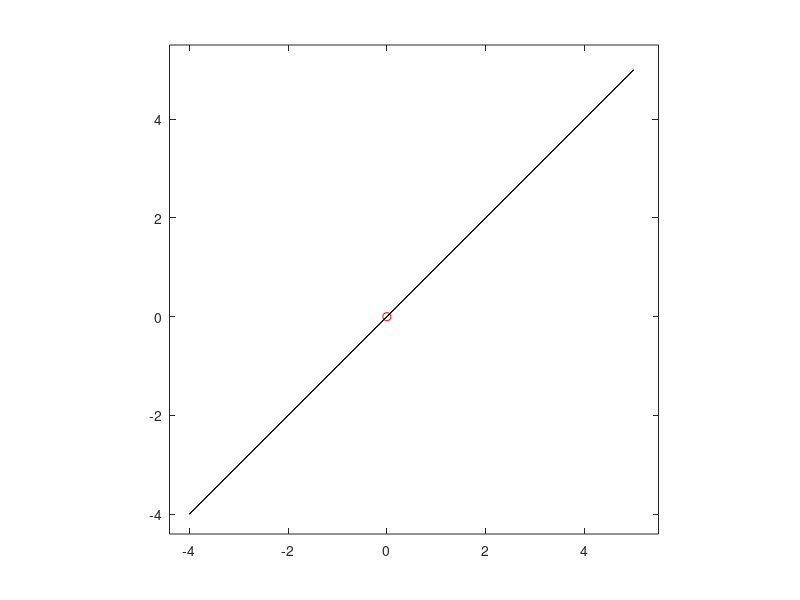

Source code (MATLAB):
%***************M-S-R[O]***************
points=[];%Creation of the "points" variable
%Assuming centre is not P(0,0)
#printf("Centre's X: ");%Ask for the centre X value
#variableXtemp=input(' ');%Read and store the input given by the user
#printf("Centre's Y: ");%Ask for the centre Y value
#variableYtemp=input(' ');%Read and store the input given by the user
#centre=[variableXtemp variableYtemp];%Assign the centre variable the coordinates determined by the user
%Otherwise
centre=[0 0];%Created variable centre with given coordinates (0,0)
printf("Initial Vector's Starting X: ");%Ask for the starting X value of the initial vector
variableXtemp=input(' ');%Read and store the input given by the user
printf("Initial Vector's Starting Y: ");%Ask for the starting Y value of the initial vector
variableYtemp=input(' ');%Read and store the input given by the user
FirstPoint=[variableXtemp variableYtemp];%Create "FirstPoint" variable to store the coordinates of the specified point
printf("Initial Vector's Final X: ");%Ask for the final X value of the initial vector
variableXtemp=input(' ');%Read and store the input given by the user
printf("Initial Vector's Final Y: ");%Ask for the final Y value of the initial vector
variableYtemp=input(' ');%Read and store the input given by the user
SecondPoint=[variableXtemp variableYtemp];%Create "SecondPoint" variable to store the coordinates of the specified point 
%All necessary data has been introduced to the system at this point
%Representation of the centre and the initial vector
axis on;%Show axis in the plot screen
plot([centre(1,1)],[centre(1,2)], 'ro')%Represent the centre with an O and coloured red
hold on;%Maintain the former plots in the screen
plot ([FirstPoint(1,1) SecondPoint(1,1)],[FirstPoint(1,2) SecondPoint(1,2)],'r')%represent the initial vector coloured red
axis equal;%Make both axis have the same scale
axis([-25 25 -25 25]);%Make both axis represent from a determined value to another
InitialPoint=FirstPoint;%Assign the initial vector's tail coordinates to the new variable "InitialPoint"
FinalPoint=SecondPoint;%Assign the final vector's head coordinates to the new variable "FinalPoint"
accelerations=[];%Create the "accelerations" variable
angles=[];%Create the "angles" variable 
longitudes=[];%Create the "longitudes" variable
MaxXPoint=0;
MinXPoint=0;
MaxYPoint=0;
MinYPoint=0;
k=1000;%Create "k" variable (number of steps are going to be computed)
points=[points;InitialPoint];
accelerations=[accelerations;0 0];
angles=[angles;0];
longitudes=[longitudes;0 0];
for i=1:k %Creation of a for loop to repeat the process of finding new vectors and representing
  Xpoint=FinalPoint(1,1);%Assign the "FinalPoint" X value to "Xpoint" variable
  if Xpoint<0%Creation of an if statement to check if "Xpoint" is smaller than 0
    Xpoint=Xpoint*-1;%If "Xpoint" is smaller than 0 it is multiplied by -1
  endif%Close the if statement
  Ypoint=FinalPoint(1,2);%Assign the "FinalPoint" Y value to "Ypoint" variable
  if Ypoint<0%Creation of an if statement to check if "Ypoint" is smaller than 0
    Ypoint=Ypoint*-1;%If "Ypoint" is smaller than 0 it is multiplied by -1
  endif%Close the if statement
  Theta=asin(Ypoint/sqrt(power(Xpoint,2)+power(Ypoint,2)));%Creation of "Theta" variable and assign the value of the slope angle of the line through the center and the current vector's head
  a=[0 0];%Creation the "a" (acceleration) vector and assign the value of (0,0)
  if (Theta<=deg2rad(67.5))&&(Theta>=deg2rad(22.5))%Creation of an if statement to check if "Theta" is smaller or equal to 67.5deg and smaller or equal to 22.5deg
    a=[1 1];%In case "Theta" is bigger or equal to 22.5deg and smaller or equal to 67.5deg, "a" is assigned the value of (1,1)
  endif%Close the if statement
  if Theta<deg2rad(22.5)%Creation of an if statement to check if "Theta" is smaller than 22.5deg
    a=[1 0];%In case "Theta" is smaller than 22.5deg, "a" is assigned the value of (1,0)
  endif%Close the if statement
  if Theta>deg2rad(67.5)%Creation of an if statement to check if "Theta" is bigger than 67.5deg
    a=[0 1];%In case "Theta" is bigger than 67.5deg, "a" is assigned the value of (0,1)
  endif%Close the if statement
  if FinalPoint(1,2)>0%Creation of an if statement to check if the Y value of "FinalPoint" is bigger than 0
    a(1,2)=a(1,2)*-1;%In case the Y value of "FinalPoint" is bigger than 0, Y component of the acceleration is multiplied by -1  
  endif%Close the if statement
  if FinalPoint(1,1)>0%Creation of an if statement to check if the X value of "FinalPoint" is bigger than 0
    a(1,1)=a(1,1)*-1;%In case the X value of "FinalPoint" is bigger than 0, X component of the acceleration is multiplied by -1
  endif%Close the if statement
  longitudes=[longitudes;FinalPoint(1,1)-InitialPoint(1,1) FinalPoint(1,2)-InitialPoint(1,2)];%Add the X and Y longitudes vectorized to the "longitudes" variable
  points=[points;FinalPoint];%Add "FinalPoint" to the "points" variable
  accelerations=[accelerations;a];%Add "a" to the "accelerations" variable
  angles=[angles;Theta];%Add "Theta" to the "angles" variable 
  if FinalPoint(1,1)>MaxXPoint
    MaxXPoint=FinalPoint(1,1);
  endif
  if FinalPoint(1,1)<MinXPoint
    MinXPoint=FinalPoint(1,1);
  endif
  if FinalPoint(1,2)>MaxYPoint
    MaxYPoint=FinalPoint(1,2);
  endif
  if FinalPoint(1,2)<MinYPoint
    MinYPoint=FinalPoint(1,2);
  endif  
  NewPoint=[2*FinalPoint(1,1)-InitialPoint(1,1)+a(1,1) 2*FinalPoint(1,2)-InitialPoint(1,2)+a(1,2)];%Create "NewPoint" variable and assign the value of the coordinates of the new point generated by cloning the vector and submitting it to the acceleration
  InitialPoint=FinalPoint;%Update "InitialPoint" by assigning the value of "FinalPoint"
  FinalPoint=NewPoint;%Update "FinalPoint" by assigning the value of "NewPoint"
endfor%End the for loop
axis([1.1*MinXPoint 1.1*MaxXPoint 1.1*MinYPoint 1.1*MaxYPoint]);
%check if orbit is repeating itself
defined=false;
startingPosition=1;
for i=2:k
  if longitudes(i,1)==0
    if longitudes(i,2)==0
      if !defined
        startingPosition=i;
        defined=true;
      endif  
    endif
  endif
endfor
StartingPoint=[points(startingPosition,1) points(startingPosition,2)];
FollowingPoint=[points(startingPosition+1,1) points(startingPosition+1,2)];
defined2=false;
finalPosition=1;
for i=startingPosition+1:k
  if points(i,1)==StartingPoint(1,1)
    if points(i,2)==StartingPoint(1,2)
      if points(i+1,1)==FollowingPoint(1,1)
        if points(i+1,2)==FollowingPoint(1,2)
          if !defined2
            finalPosition=i+1;
            defined2=true;
          endif
        endif
      endif
    endif
  endif
endfor
FinalPoint=points(finalPosition);
pointsDef=points(startingPosition:finalPosition,1:end);
longitudesDef=longitudes(startingPosition:finalPosition,1:end);
anglesDef=angles(startingPosition:finalPosition,1:end);
accelerationsDef=accelerations(startingPosition:finalPosition,1:end);
totalValues=finalPosition-startingPosition;
%***************M-S-Z[H-T-L-A-N]***************
file=fopen("Stuff.txt",'w');%Create "file" variable and open "Stuff.txt"
fprintf(file,"Points Accelerations Angles Longitudes\n");%Print the titles of the variables in the "Stuff.txt" file
for i=1:totalValues%Creation of a for loop to read all the data stored in the variables
  fprintf(file,"(%d,%d)    (%d,%d)    %d    (%d,%d)\n",pointsDef(i,1),pointsDef(i,2),accelerationsDef(i,1),accelerationsDef(i,2),anglesDef(i),longitudesDef(i,1),longitudesDef(i,2));%Print on the file all the different points and variables nice formatted
endfor%End the for loop
fclose(file);%Close the "Stuff.txt" file
%print other stuff
file=fopen("Stuff2.txt","w");
fprintf(file,"Pi-1        Pi        Vi        Ai        Ti\n");
for i=2:totalValues
  fprintf(file,"(%d,%d)    (%d,%d)    (%d,%d)    (%d,%d)    %d\n",pointsDef(i-1,1),pointsDef(i-1,2),pointsDef(i,1),pointsDef(i,2),longitudesDef(i,1),longitudesDef(i,2),accelerationsDef(i,1),accelerationsDef(i,2),anglesDef(i));
endfor
fclose(file);  
%Representation
for i=1:totalValues-1
  hold on;%Maintain the former plots in the screen
  plot([points(i,1) points(i+1,1)],[points(i,2) points(i+1,2)],'k')%Represent the vector between "FinalPoint" and "NewPoint"
endfor
